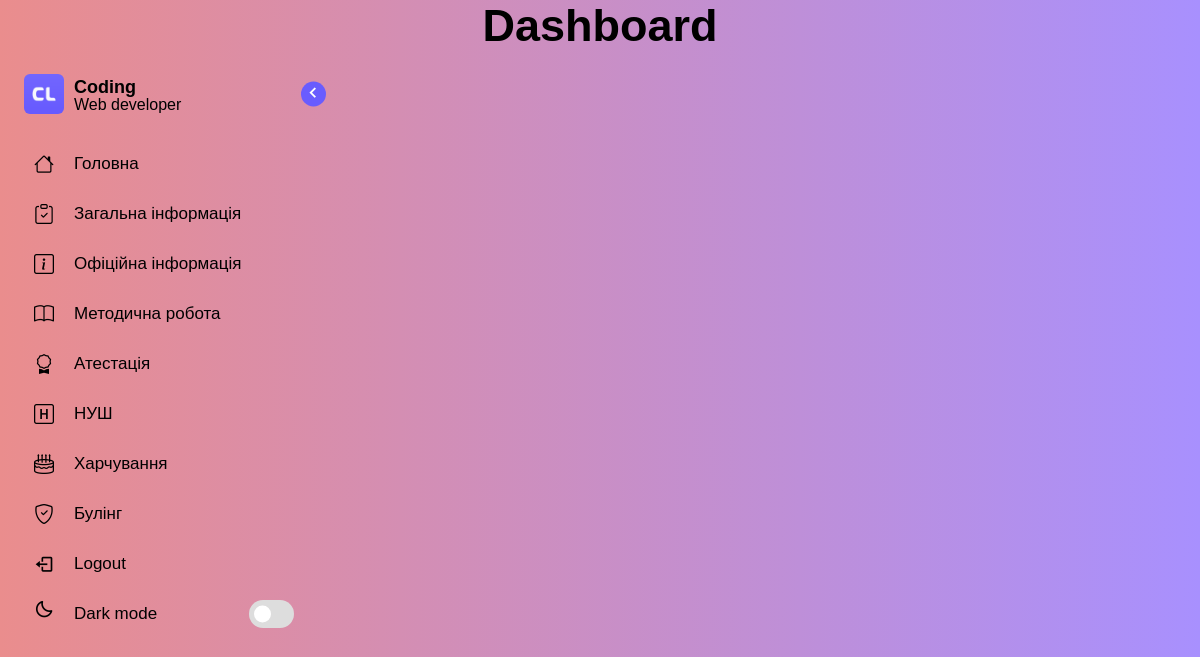
The page / on the database its author committed.
### blog/models.py (models this page shows, shortened)
class Menu(models.Model):
    title = models.CharField(max_length=20)
    slug = models.CharField(max_length=20, default=False, blank=True, null=True, )
    icon = models.CharField(max_length=50)
    priority = models.IntegerField(default=0)
    class Meta:
        ordering = ['priority']
        indexes = [
            models.Index(fields=['priority']),
        ]

### blog/views.py (the view)
# urls.py: path('', views.menu, name='menu'),
def menu(request):
    options = Menu.objects.all()
    return render(request, 'blog/base/base.html', {"options": options})

### blog/templates/blog/base/base.html (shortened to what this page needs)
{% load static %}
<!DOCTYPE html>
<html lang="en">
<head>
    <link rel="stylesheet" href="https://cdn.jsdelivr.net/npm/bootstrap-icons@1.11.3/font/bootstrap-icons.min.css">
    <link href='https://unpkg.com/boxicons@2.1.1/css/boxicons.min.css' rel='stylesheet'>
    <link rel="stylesheet" href="{% static 'css/style.css' %}">
</head>
<body>
<header class="home">
    <div class="head">
        <div class="text"><h2>Dashboard</h2></div>
    </div>
</header>
<div class="container">
    <nav class="sidebar">
        <header>
            <div class="image-text">
                        <span class="image">
                            <img src="{% static 'css/images/logo.png' %}" alt="">
                        </span>
                <div class="text logo-text">
                    <span class="name">Coding</span>
                    <span class="profession">Web developer</span>
                </div>
                <i class='bx bx-chevron-right toggle'></i>
            </div>
        </header>
        <div class="menu-bar">
            <div class="menu">
                <ul class="menu-links">
                    {% for option in options %}
                        <li class="nav-link">
                            <a href="{% url 'menu_detail' option.slug %}">
                                <i class='{{ option.icon }} icon'></i>
                                <span class="text nav-text">{{ option.title }}</span>
                            </a>
                        </li>
                    {% endfor %}
                </ul>
            </div>
            <div class="bottom-content">
                <li class="">
                    <a href="#">
                        <i class='bx bx-log-out icon'></i>
                        <span class="text nav-text">Logout</span>
                    </a>
                </li>
                <li class="mode">
                    <div class="sun-moon">
                        <i class='bx bx-moon icon moon'></i>
                    </div>
                    <span class="mode-text text">Dark mode</span>
                    <div class="toggle-switch">
                        <span class="switch"></span>
                    </div>
                </li>
            </div>
        </div>
    </nav>
    <div class="main-content">
    </div>
</div>
</body>
</html>

### blog/static/css/style.css (style rules this page uses)
* { margin: 0; padding: 0; box-sizing: border-box; font-family: 'Poppins', sans-serif; }
:root { --sidebar-color: #FFF; --primary-color: #695CFE; --text-color: #000000; --tran-05: all 0.3s ease; }
body { width: 100%; min-height: 100vh; background-image: linear-gradient(to right, #EA8D8D, #A890FE); transition: background-color var(--tran-05); background-color: var(--body-color) }
.container { display: flex; position: relative; }
.sidebar { width: 320px; padding: 10px 14px; background-color: transparent; transition: var(--tran-05); top: 0; left: 0; z-index: 1; height: 100%; }
.main-content { width: calc(100% - 300px); transition: var(--tran-05); margin-top: 10px; flex-grow: 1; }
.sidebar li { height: 40px; list-style: none; display: flex; align-items: center; margin-top: 10px; }
.sidebar header .image, .sidebar .icon { min-width: 60px; border-radius: 6px; }
.sidebar .icon { min-width: 60px; border-radius: 6px; height: 100%; display: flex; align-items: center; justify-content: center; font-size: 20px; }
.sidebar .text, .sidebar .icon { color: var(--text-color); }
.sidebar .text { font-size: 17px; font-weight: 500; white-space: nowrap; opacity: 1; }
.sidebar header { position: relative; }
.sidebar header .image-text { display: flex; align-items: center; }
.sidebar header .logo-text { display: flex; flex-direction: column; }
header .image-text .name { margin-top: 2px; font-size: 18px; font-weight: 600; }
header .image-text .profession { font-size: 16px; margin-top: -2px; display: block; }
.sidebar header .image { display: flex; align-items: center; justify-content: center; }
.sidebar header .image img { width: 40px; border-radius: 6px; }
.sidebar header .toggle { position: absolute; top: 50%; right: -25px; transform: translateY(-50%) rotate(180deg); height: 25px; width: 25px; background-color: var(--primary-color); color: var(--sidebar-color); border-radius: 50%; display: flex; align-items: center; justify-content: center; font-size: 22px; cursor: pointer; padding-top: 2px; }
.sidebar li a { padding-right: 10px; list-style: none; height: 100%; background-color: transparent; display: flex; align-items: center; width: 100%; border-radius: 6px; text-decoration: none; }
.sidebar .menu-bar { padding-top: 20px; height: calc(100% - 55px); display: flex; flex-direction: column; justify-content: space-between; overflow-y: scroll; }
.sidebar .menu-bar .mode { border-radius: 6px; background-color: var(--primary-color-light); position: relative; }
.menu-bar .mode .sun-moon { height: 50px; width: 60px; }
.mode .sun-moon i { position: absolute; }
.menu-bar .bottom-content .toggle-switch { position: absolute; right: 0; height: 100%; min-width: 60px; display: flex; align-items: center; justify-content: center; border-radius: 6px; cursor: pointer; }
.toggle-switch .switch { position: relative; height: 28px; width: 45px; border-radius: 25px; background-color: #DDD; }
.switch::before { content: ''; position: absolute; height: 17px; width: 17px; border-radius: 50%; top: 50%; left: 5px; transform: translateY(-50%); background-color: var(--sidebar-color); }
.home { height: 4em; width: 100%; }
.home .text { text-align: center; font-size: 30px; font-weight: 500; color: black; width: 100%; margin: 0 auto; padding: 0; }
.head { width: calc(100%); }

### rows shown on the page
Menu: title "Головна"
Menu: title "Загальна інформація"
Menu: title "Офіційна інформація"
Menu: title "Методична робота"
Menu: title "Атестація"
Menu: title "НУШ"
Menu: title "Харчування"
Menu: title "Булінг"
